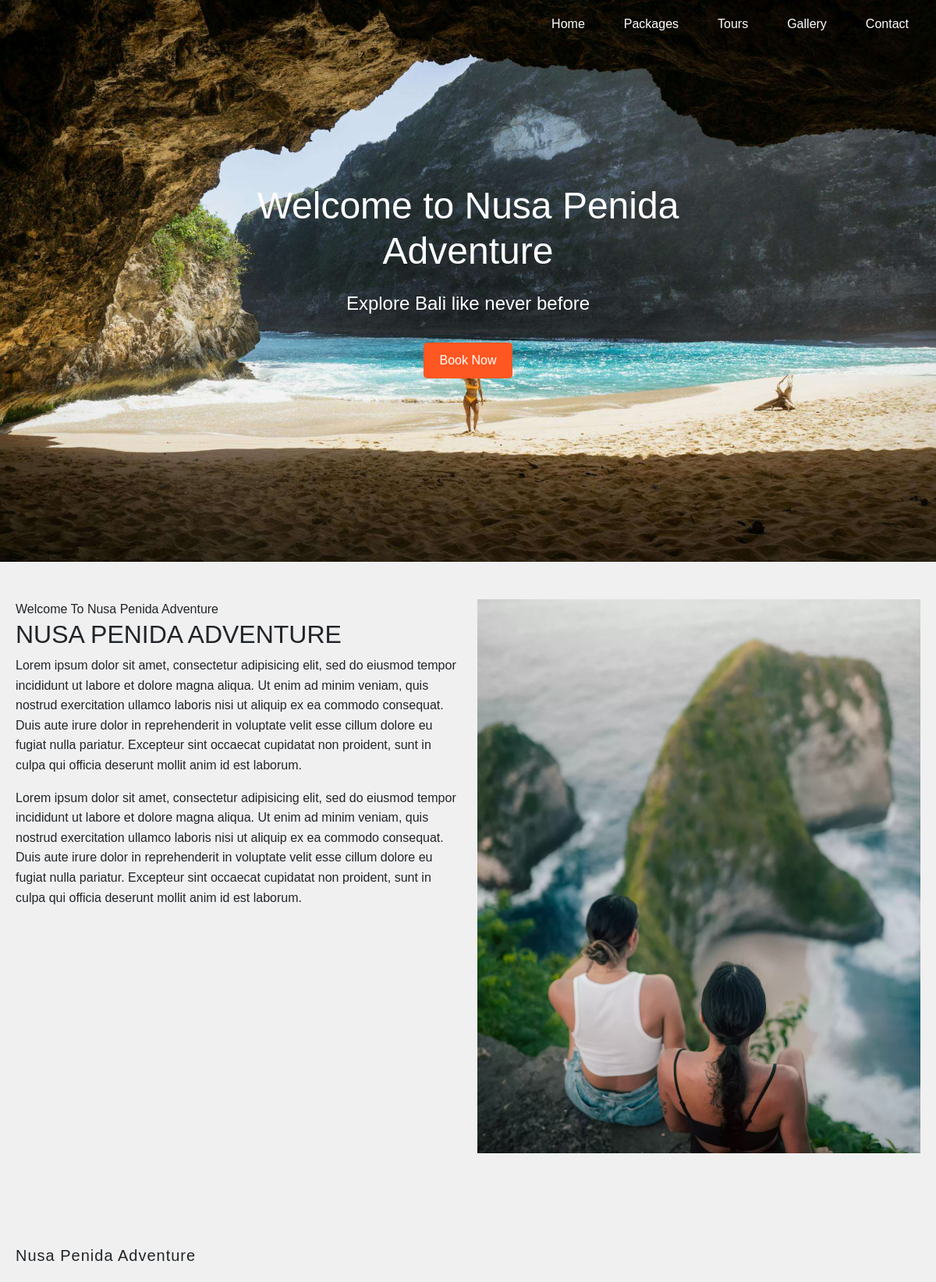
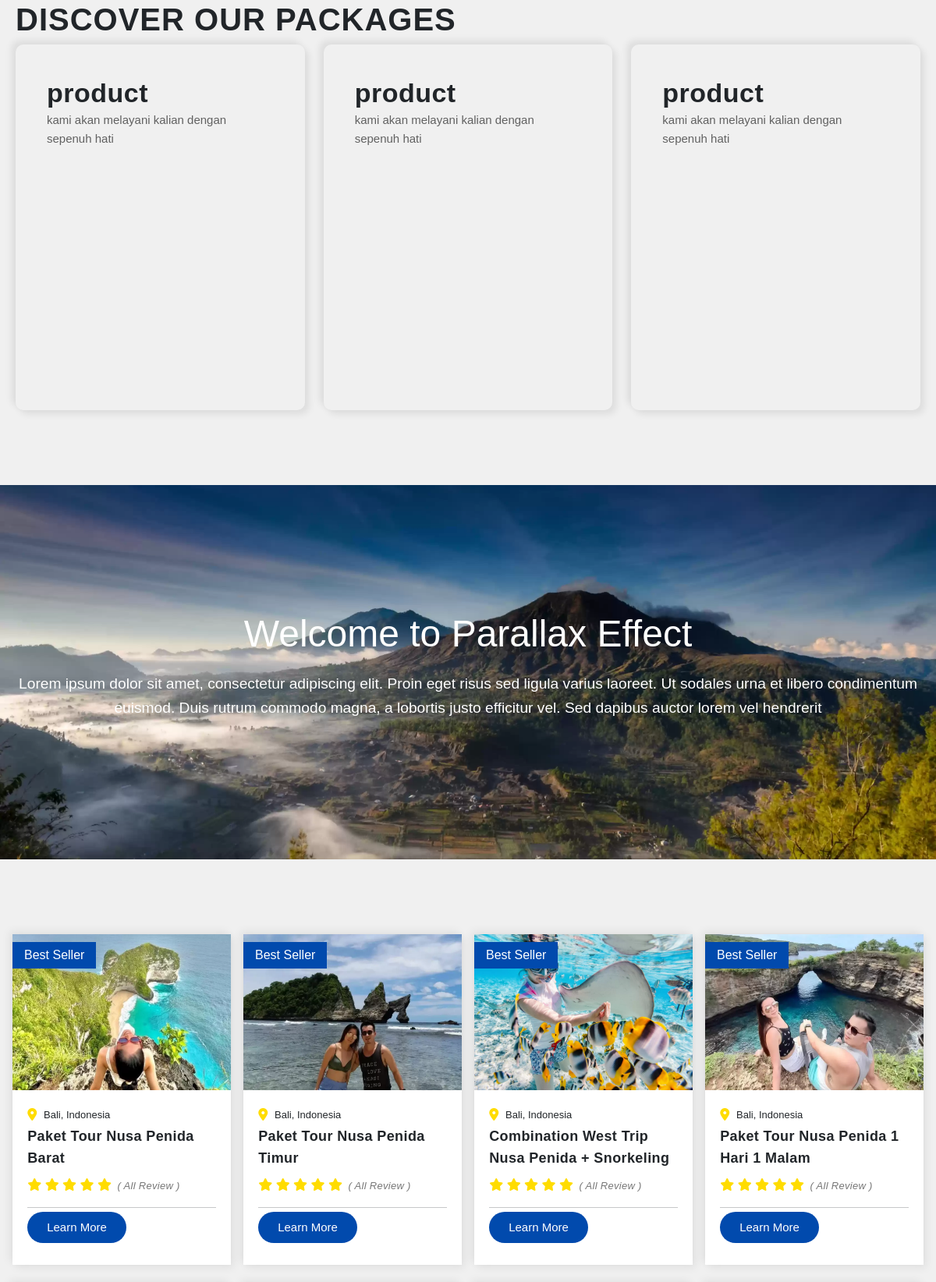
The page / (upper part) on the database its author committed (2 pictures, top to bottom).
### tables this page shows
CREATE TABLE `product` (
  `id` int(11) NOT NULL,
  `gambar` text NOT NULL,
  `lokasi` text NOT NULL,
  `nama` text NOT NULL
);

### function.php (called while the page is built)
<?php
$conn = mysqli_connect("localhost", "root", "", "database");
function query($query)
{
  global $conn;
  $result = mysqli_query($conn, $query);
  $rows = [];
  while ($row = mysqli_fetch_assoc($result)) {
    $rows[] = $row;
  }
  return $rows;
}

### index.php (the view, shortened to what this page needs)
<?php
require 'function.php';
$product = query("SELECT * FROM product");
?>
<!DOCTYPE html>
<html>
<head>
    <link href="https://cdn.jsdelivr.net/npm/bootstrap@5.3.3/dist/css/bootstrap.min.css" rel="stylesheet">
    <link rel="stylesheet" type="text/css" href="kami.css">
    <link rel="stylesheet" type="text/css" href="https://cdnjs.cloudflare.com/ajax/libs/font-awesome/6.6.0/css/all.min.css">
</head>
<body>
    <section>
        <header class="header">
            <div class="container">
                <nav class="navbar">
                    <ul>
                        <li><a href="#">Home</a></li>
                        <li><a href="#">Packages</a></li>
                        <li><a href="#">Tours</a></li>
                        <li><a href="#">Gallery</a></li>
                        <li><a href="#">Contact</a></li>
                    </ul>
                </nav>
            </div>
        </header>
    </section>
    <section class="hero">
        <div class="hero-content">
            <h1>Welcome to Nusa Penida Adventure</h1>
            <p>Explore Bali like never before</p>
            <a href="#" class="btn">Book Now</a>
        </div>
    </section>
    <section class="py-5">
        <div class="container">
            <div class="row">
                <div class="col-md-6">
                    <div class="profile align-item-center">
                        <span>Welcome To Nusa Penida Adventure</span>
                        <h2>NUSA PENIDA ADVENTURE</h2>
                    </div>
                    <div>
                        <p>Lorem ipsum dolor sit amet, consectetur adipisicing elit, sed do eiusmod
                            tempor incididunt ut labore et dolore magna aliqua. Ut enim ad minim veniam,
                            quis nostrud exercitation ullamco laboris nisi ut aliquip ex ea commodo
                            consequat. Duis aute irure dolor in reprehenderit in voluptate velit esse
                            cillum dolore eu fugiat nulla pariatur. Excepteur sint occaecat cupidatat non
                            proident, sunt in culpa qui officia deserunt mollit anim id est laborum.</p>
                        <p>Lorem ipsum dolor sit amet, consectetur adipisicing elit, sed do eiusmod
                            tempor incididunt ut labore et dolore magna aliqua. Ut enim ad minim veniam,
                            quis nostrud exercitation ullamco laboris nisi ut aliquip ex ea commodo
                            consequat. Duis aute irure dolor in reprehenderit in voluptate velit esse
                            cillum dolore eu fugiat nulla pariatur. Excepteur sint occaecat cupidatat non
                            proident, sunt in culpa qui officia deserunt mollit anim id est laborum.</p>
                    </div>
                </div>
                <div class="col-md-6">
                    <div class="profile-img">
                        <img src="Gallery/profile.jpg">
                    </div>
                </div>
            </div>
        </div>
    </section>
    <section class="py-5">
        <div class="container">
            <div class="product-judul">
                <span>Nusa Penida Adventure</span>
                <h2>DISCOVER OUR PACKAGES</h2>
            </div>
            <div class="row">
                <div class="col-md-4">
                    <div class="counter-this">
                        <span>product</span>
                        <p>kami akan melayani kalian dengan sepenuh hati</p>
                    </div>
                </div>
                <div class="col-md-4">
                    <div class="counter-this">
                        <span>product</span>
                        <p>kami akan melayani kalian dengan sepenuh hati</p>
                    </div>
                </div>
                <div class="col-md-4">
                    <div class="counter-this">
                        <span>product</span>
                        <p>kami akan melayani kalian dengan sepenuh hati</p>
                    </div>
                </div>
            </div>
        </div>
    </section>
    <section class="py-5">
        <div class="parallax">
            <div class="parallax-bg"></div>
            <div class="parallax-content text-white">
                <h1>Welcome to Parallax Effect</h1>
                <p>Lorem ipsum dolor sit amet, consectetur adipiscing elit. Proin eget risus sed ligula varius laoreet. Ut sodales urna et libero condimentum euismod. Duis rutrum commodo magna, a lobortis justo efficitur vel. Sed dapibus auctor lorem vel hendrerit</p>
            </div>
        </div>
    </section>
    <section class="py-5">
        <div class="container">
            <div class="row">
                <?php foreach ($product as $row) : ?>
                    <div class="col-md-3 mb-4 px-2">
                        <a href="#" class="nav-link product-card">
                            <div class="product-best h-100">
                                <img src="<?= $row["gambar"]; ?>" class="product-image">
                                <div class="best">
                                    <span>
                                        Best Seller
                                    </span>
                                </div>
                                <div class="body-card">
                                    <i class="fa-solid fa-location-dot"></i>
                                    <p>
                                        <?= $row["lokasi"]; ?>
                                    </p>
                                    <h6>
                                        <?= $row["nama"]; ?>
                                    </h6>
                                    <i class="fa-solid fa-star"></i>
                                    <i class="fa-solid fa-star"></i>
                                    <i class="fa-solid fa-star"></i>
                                    <i class="fa-solid fa-star"></i>
                                    <i class="fa-solid fa-star"></i>
                                    <span>
                                        <i>
                                            ( All Review )
                                        </i>
                                    </span>
                                    <hr>
                                    <div class="tuch box d-flex justify-content-start align-items-start">
                                        <button>
                                            <a href="#" class="nav-link">
                                                Learn More
                                            </a>
                                        </button>
                                    </div>
                                </div>
                            </div>
                        </a>
                    </div>
                <?php endforeach; ?>
            </div>
        </div>
    </section>
</body>
</html>

### kami.css (style rules this page uses)
* { margin: 0; padding: 0; box-sizing: border-box; }
body { font-family: Arial, sans-serif; line-height: 1.6; background-color: #f0f0f0; }
.container { max-width: 1200px; margin: 0 auto; padding: 0 20px; }
.header { color: #ffffff; padding: 10px 0; position: fixed; width: 100%; top: 0; left: 0; z-index: 1000; }
.header .container { display: flex; justify-content: space-between; align-items: center; }
.navbar ul { list-style-type: none; margin: 0; padding: 0; display: flex; }
.navbar ul li { margin-left: 20px; }
.navbar ul li a { color: #fff; padding: 15px; text-decoration: none; font-size: 1em; transition: color 0.3s ease; }
.hero { background-image: url('hero-bg.jpg'); background-size: cover; background-position: center; height: 90vh !important; display: flex; justify-content: center; align-items: center; text-align: center; color: #ffffff; font-family: Arial, sans-serif; }
.hero-content { max-width: 800px; padding: 20px; }
.hero-content h1 { font-size: 3em; margin-bottom: 20px; }
.hero-content p { font-size: 1.5em; margin-bottom: 30px; }
.btn { display: inline-block; background-color: #FF5722; color: #ffffff; text-decoration: none; padding: 10px 20px; border-radius: 5px; transition: background-color 0.3s ease; }
.hero { background-image: url('Gallery/slider.jpg'); background-size: cover; background-position: center; height: 100vh; display: flex; justify-content: center; align-items: center; text-align: center; color: #ffffff; font-family: Arial, sans-serif; }
.product-judul span { font-size: 20px; font-weight: 500; letter-spacing: 1px; line-height: 70px; }
.product-judul h2 { font-size: 40px; font-weight: 700; letter-spacing: 1px; }
.counter-this { padding: 40px; padding-bottom: 40vh; background-color: transparent; border-radius: 10px; box-shadow: 5px 5px 10px #00000015, -5px -5px 10px #00000015; overflow: hidden; transition: all ease 500ms; }
.counter-this span { font-size: 34px; line-height: 45px; font-weight: 900; font-family: var(--subtext); color: var(--colors); letter-spacing: 0.5px; max-width: 75%; }
.counter-this p { color: #616161; max-width: 85%; font-size: 15px; font-weight: 400; font-family: var(--subtext); }
.profile-img img { width: 100% !important; }
.parallax { height: 60vh; position: relative; overflow: hidden; background-color: #f0f0f0; color: #333333; }
.parallax-bg { background-image: url('Gallery/paralax.jpg'); op: 0; left: 0; z-index: 1; width: 100%; height: 100%; opacity: 4; position: absolute; background-size: cover; background-position: center; transform: translate3d(0, 0, 0); }
.parallax-content { display: flex; flex-direction: column; justify-content: center; align-items: center; height: 100%; padding: 0 20px; text-align: center; z-index: 999; }
.parallax-content h1 { font-size: 3em; margin-bottom: 20px; z-index: 999; }
.parallax-content p { font-size: 1.2em; line-height: 1.6; z-index: 999; }
.product-image { display: block; width: 100%; transition: transform 0.3s ease-in-out, box-shadow 0.3s ease-in-out; }
.product-card { text-decoration: none; }
.product-best { position: relative; overflow: hidden; }
.product-best img { height: 200px; display: block; width: 100%; transition: transform 0.3s ease-in-out, box-shadow 0.3s ease-in-out; }
.body-card { height: 28vh; z-index: 5; background-color: #fff; position: relative !important; padding: 1.2rem 1.2rem 30px; }
.product-best { overflow: hidden; border-radius: 0; border: none; box-shadow: 4px 4px 10px #00000010, -4px -4px 10px #00000010; }
.tuch button { position: absolute; bottom: 28px; margin-top: 16px; background: #014AAD; color: white; padding: 8px 25px; font-size: 15px; border-radius: 20px; border:#014AAD ; }
.tuch a { transition: all ease 500ms; }
.body-card i { font-size: 16px; color: #FFDC00; }
.body-card span i { font-size: 13px !important; letter-spacing: .3px; color: #777; margin: 3px }
.best span { color: white; position: absolute; z-index: 999; top: 10px; font-size: 16px; padding: 4px 15px; background-color: #014AAD; font-weight: 500; }
.body-card p { position: absolute; top: 22px; left: 40px; font-size: 13px; }
.body-card h6 { ext-decoration: none !important; font-size: 18px; line-height: 28px; text-transform: capitalize; font-weight: 700 !important; letter-spacing: .4px; }

### rows shown on the page
product: gambar (picture), lokasi "Bali, Indonesia", nama "Paket Tour Nusa Penida Barat"
product: gambar (picture), lokasi "Bali, Indonesia", nama "Paket Tour Nusa Penida Timur"
product: gambar (picture), lokasi "Bali, Indonesia", nama "Combination West Trip Nusa Penida + Snorkeling"
product: gambar (picture), lokasi "Bali, Indonesia", nama "Paket Tour Nusa Penida 1 Hari 1 Malam"
